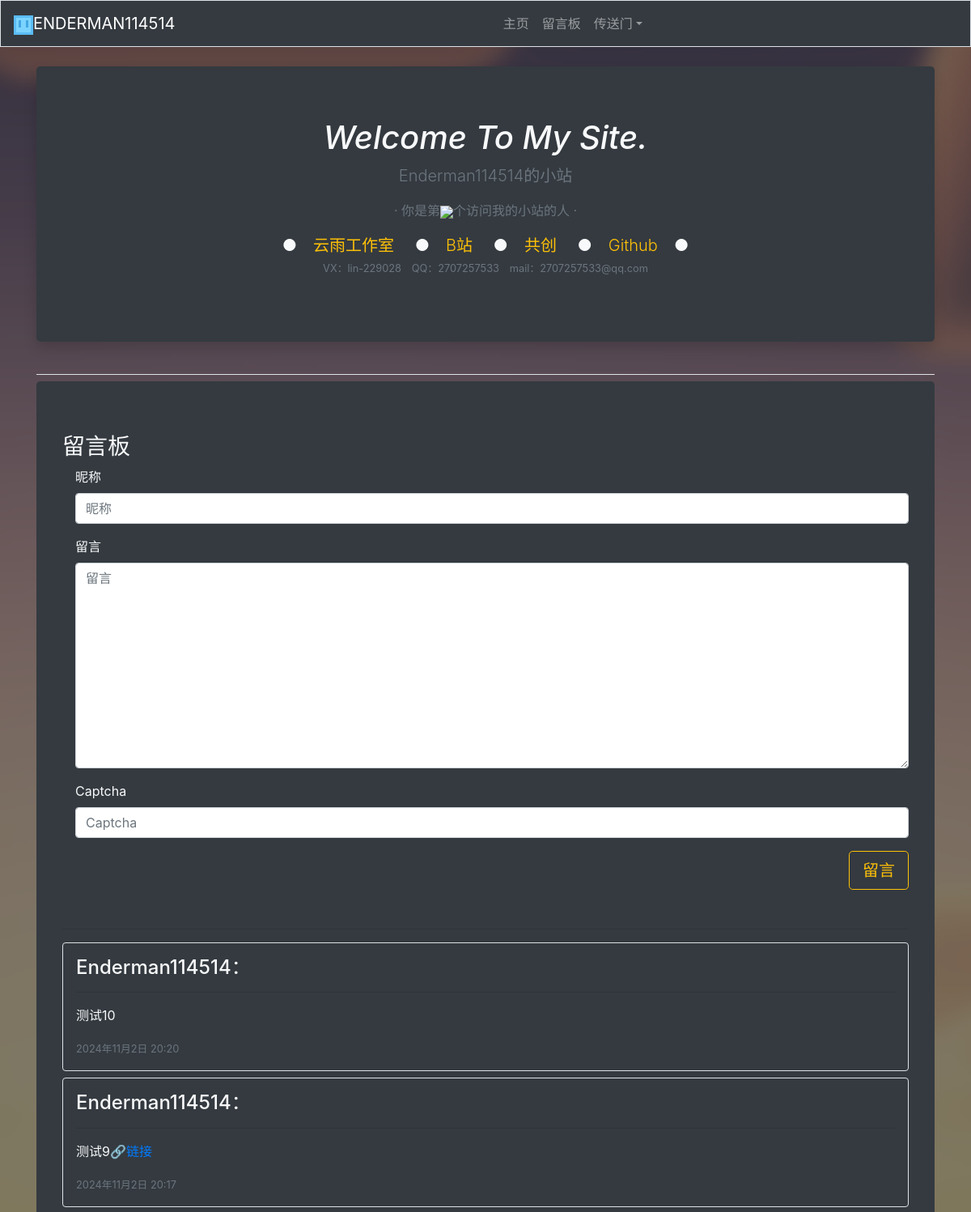
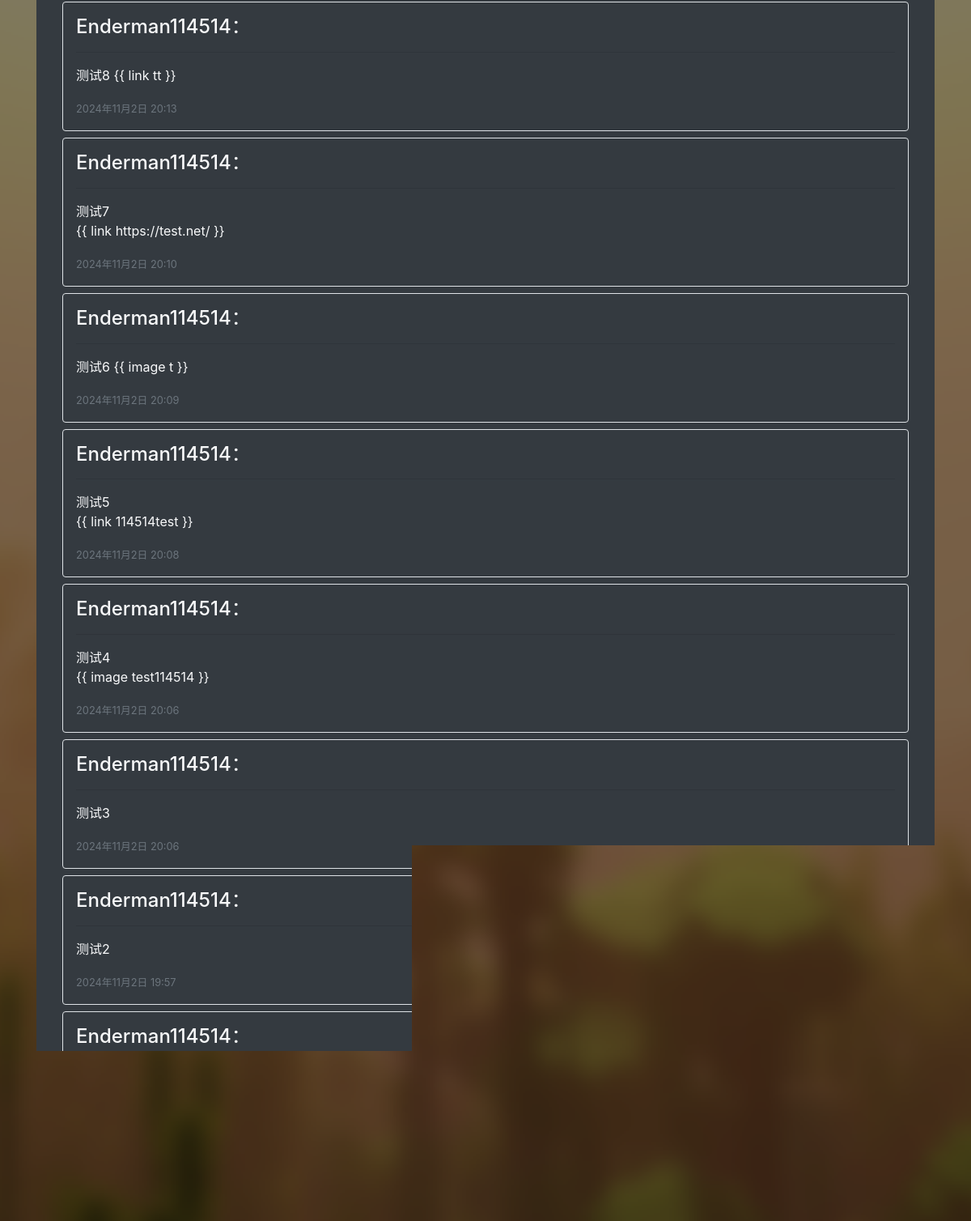
The page / on the database its author committed (2 pictures, top to bottom).
### E_Site_Index/models.py (models this page shows, shortened)
class Comment(models.Model):
    owner = models.CharField(max_length=15, verbose_name="昵称")
    date_added = models.DateTimeField(auto_now_add=True, verbose_name="日期")
    content = models.CharField(max_length=150, verbose_name="留言")

### E_Site_Index/views.py (the view, shortened to what this page needs)
# urls.py: path('', views.home, name='index'),
def home(request):
    comments = Comment.objects.order_by("-date_added")
    if request.method != 'POST':
        form = CommentForm()
    return render(request, "e_site/index.html", {"form": form, "comments": comments})

### E_Site_Index/forms.py
class CommentForm(forms.ModelForm):
    captcha = CaptchaField(label="验证码")
    class Meta:
        model = Comment
        fields = ["owner", "content"]
        widgets = {
            'content': forms.Textarea(attrs={'cols': 100, 'id': 'text'}),
        }

### E_Site_Index/templates/e_site/index.html (shortened to what this page needs)
{% extends 'e_site/base.html' %}
{% load static %}
{% load bootstrap4 %}
{% block head %}
    <div class="jumbotron bg-dark shadow">
        <link rel="stylesheet" type="text/css" href="{% static 'css/font.css' %}">
        <h1 class="display-6 text-center font-family: mojangles" style="font-style: italic">Welcome To My Site.</h1>
        <p class="lead text-center text-muted">Enderman114514的小站</p>
        <p class="text-center text-muted">
            · 你是第<img src="https://saobby.pythonanywhere.com/api/webcounter?id=Sgl3AwVQtXejXDSi">个访问我的小站的人 ·
        </p>
        <p class="lead text-center">
            ●&emsp;<a href="#https://cloudrain-studio.com/user/1"
                      target="_blank" class="text-decoration-none text-warning">云雨工作室</a>&emsp;
            ●&emsp;<a href="https://space.bilibili.com/1635470072"
                      target="_blank" class="text-decoration-none text-warning">B站</a>&emsp;
            ●&emsp;<a href="https://www.ccw.site/student/62acac7801fb2c3c96d59c24"
                      target="_blank" class="text-decoration-none text-warning">共创</a>&emsp;
            ●&emsp;<a href="https://github.com/Enderman114514"
                      target="_blank" class="text-decoration-none text-warning">Github</a>&emsp;●
            <small class="d-block text-muted">
                <small>VX：lin-229028&emsp;QQ：2707257533&emsp;mail：2707257533@qq.com</small>
            </small>
        </p>
    </div>
{% endblock %}
{% block body %}
    <div id="message">
        <div class="mb-5 pb-5">
            <h3>留言板</h3>
            <form action="{% url 'e_site:index' %}" method="post" class="form ml-3">
                {% bootstrap_form form %}
                {% buttons %}
                    <button name="submit"
                            class="btn btn-lg btn-outline-warning float-right js-captcha-refresh">留言</button>
                {% endbuttons %}
            </form>
        </div>
        <hr>
        <div>
            {% for c in comments %}
                <div class="mb-2 p-3 bg-dark border rounded">
                    <h4>{{ c.owner }}：</h4>
                    <hr>
                    <p>{{ c.content|safe|linebreaks }}</p>
                    <small class="text-muted">{{ c.date_added }}</small>
                </div>
            {% endfor %}
        </div>
    </div>
{% endblock %}

### E_Site_Index/templates/e_site/base.html (shortened to what this page needs)
<!DOCTYPE html>
{% load static %}
{% load bootstrap4 %}
<html lang="zh">
    <head>
        <link rel="stylesheet" type="text/css" href="{% static 'css/bootstrap.css' %}">
    </head>
    <body background="{% static 'images/background_.png' %}"
          style="background-attachment: fixed; background-size: cover; background-repeat: no-repeat;
                    background-position: center">
        <nav class="navbar navbar-expand-md navbar-dark bg-dark mb-4 border sticky-top justify-content-center">
            <span class="navbar-brand">
                <img src="{% static 'images/Enderman114514.png' %}" width="24" height="24">ENDERMAN114514
            </span>
            <div class="collapse navbar-collapse justify-content-center" id="navbarCollapse">
                <ul class="navbar-nav mc-auto">
                    <li class="nav-item">
                        <a class="nav-link" href="{% url 'e_site:index' %}">主页</a>
                    </li>
                    <li class="nav-item">
                        <a class="nav-link" href="#message">留言板</a>
                    </li>
                    <li class="nav-item dropdown">
                        <a class="nav-link dropdown-toggle" data-toggle="dropdown" href="#" role="button"
                           aria-haspopup="true" aria-expanded="false">传送门</a>
                    </li>
                </ul>
            </div>
        </nav>
        <main role="main" class="container text-light font-family: deng" style="font-style: regular">
            <div class="pb-2 mb-2 border-bottom">
                {% block head %}{% endblock head %}
            </div>
            <div class="jumbotron bg-dark">
                {% block body %}{% endblock body %}
            </div>
        </main>
    </body>
</html>

### rows shown on the page
Comment: owner "Enderman114514", content "测试10", date_added "2024年11月2日 20:20"
Comment: owner "Enderman114514", content "测试9 🔗链接", date_added "2024年11月2日 20:17"
Comment: owner "Enderman114514", content "测试8 {{ link tt }}", date_added "2024年11月2日 20:13"
Comment: owner "Enderman114514", content "测试7 {{ link https://test.net/ }}", date_added "2024年11月2日 20:10"
Comment: owner "Enderman114514", content "测试6 {{ image t }}", date_added "2024年11月2日 20:09"
Comment: owner "Enderman114514", content "测试5 {{ link 114514test }}", date_added "2024年11月2日 20:08"
Comment: owner "Enderman114514", content "测试4 {{ image test114514 }}", date_added "2024年11月2日 20:06"
Comment: owner "Enderman114514", content "测试3", date_added "2024年11月2日 20:06"
Comment: owner "Enderman114514", content "测试2", date_added "2024年11月2日 19:57"
Comment: owner "Enderman114514"
